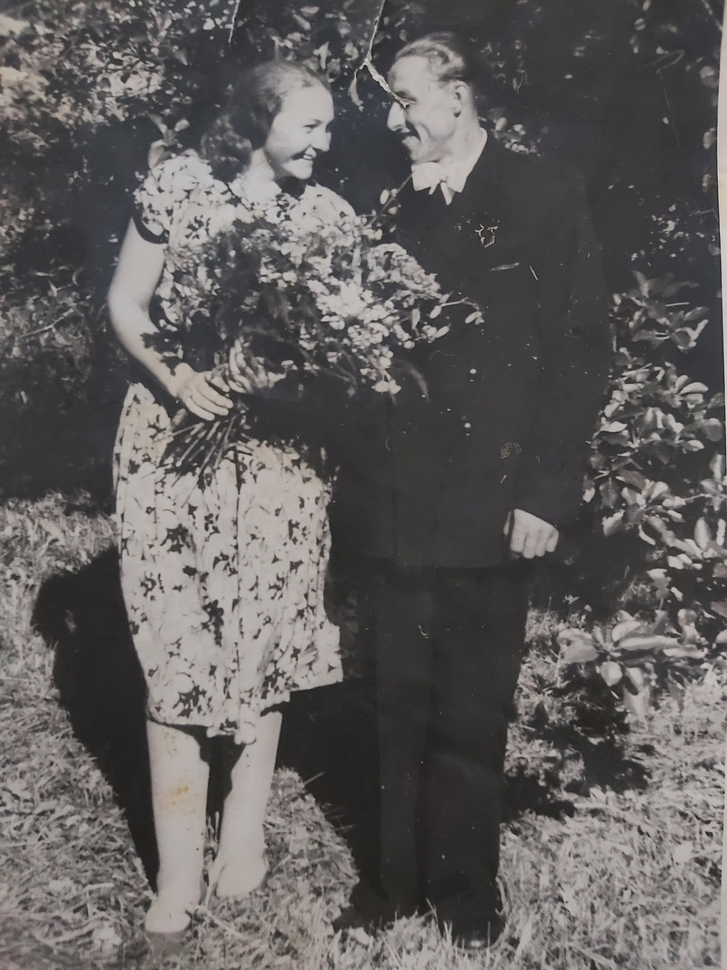
#> input picture old_photo.jpg, 727 x 970 px, shrunk from 3024 x 4032 before the run, given in place of old_photo.jpeg, which was not available
$ python restore.py   (older library calls are emulated)
#> lines starting #> are read from the running program, lines starting #| are printed output that depends on the picture; after the words box and inside, x2 and y2 are one past the last pixel; in counts of white or black regions, pixels touching at a corner belong together; pictures that were not available may be replaced by others from this repository, and a replacement may not be noted
#> in restore_photo, img is the input picture: shape (970, 727, 3); mean B, G, R 92.8, 93.7, 96.5
import cv2
import numpy as np
from scipy import ndimage

def detect_scratches(image, threshold=30):
    # Convert to grayscale if it's a color image
#> called with threshold = 30
    if len(image.shape) == 3:
        gray = cv2.cvtColor(image, cv2.COLOR_BGR2GRAY)
    else:
        gray = image

    # Apply Gaussian blur to reduce noise
    blurred = cv2.GaussianBlur(gray, (5, 5), 0)

    # Use Laplacian filter to detect edges
    laplacian = cv2.Laplacian(blurred, cv2.CV_64F)

    # Convert back to uint8
    laplacian = np.uint8(np.absolute(laplacian))
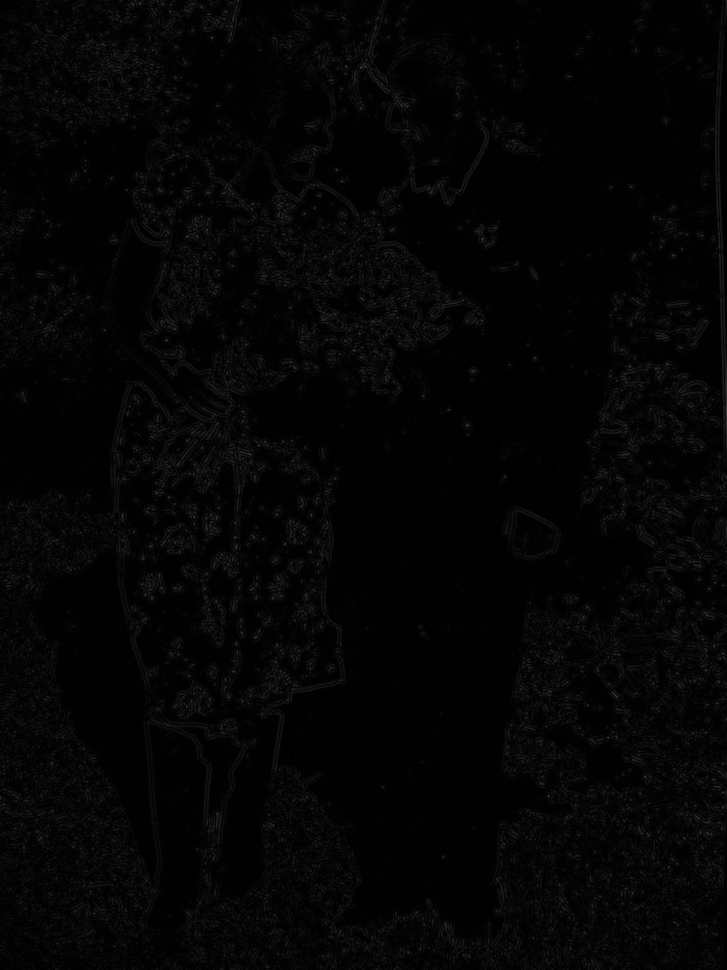
#> laplacian: shape (970, 727); min 0, max 60, mean 4.3

    # Threshold to get binary image
    _, binary = cv2.threshold(laplacian, threshold, 255, cv2.THRESH_BINARY)
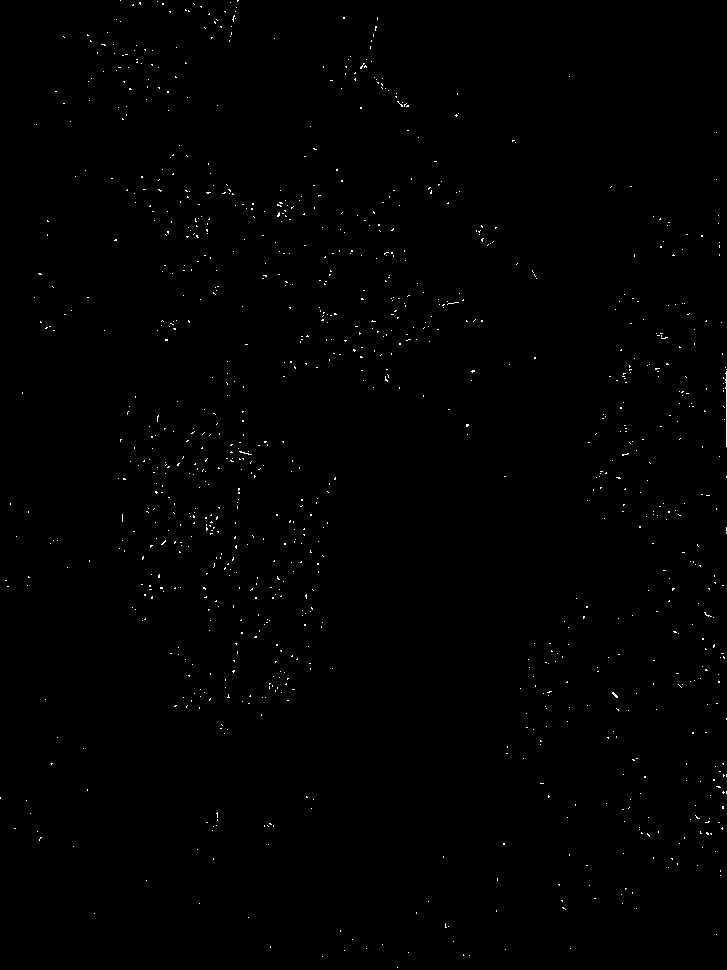
#> binary: shape (970, 727); 0.37% white in thin lines or dots

    # Perform morphological operations to clean up the mask
    kernel = np.ones((3,3), np.uint8)
    mask = cv2.morphologyEx(binary, cv2.MORPH_CLOSE, kernel, iterations=2)
#> mask: shape (970, 727); 0.46% white in thin lines or dots

    return mask

def remove_scratches(image, mask):
    # Dilate the mask to cover the scratch completely
    kernel = np.ones((5,5), np.uint8)
    dilated_mask = cv2.dilate(mask, kernel, iterations=2)
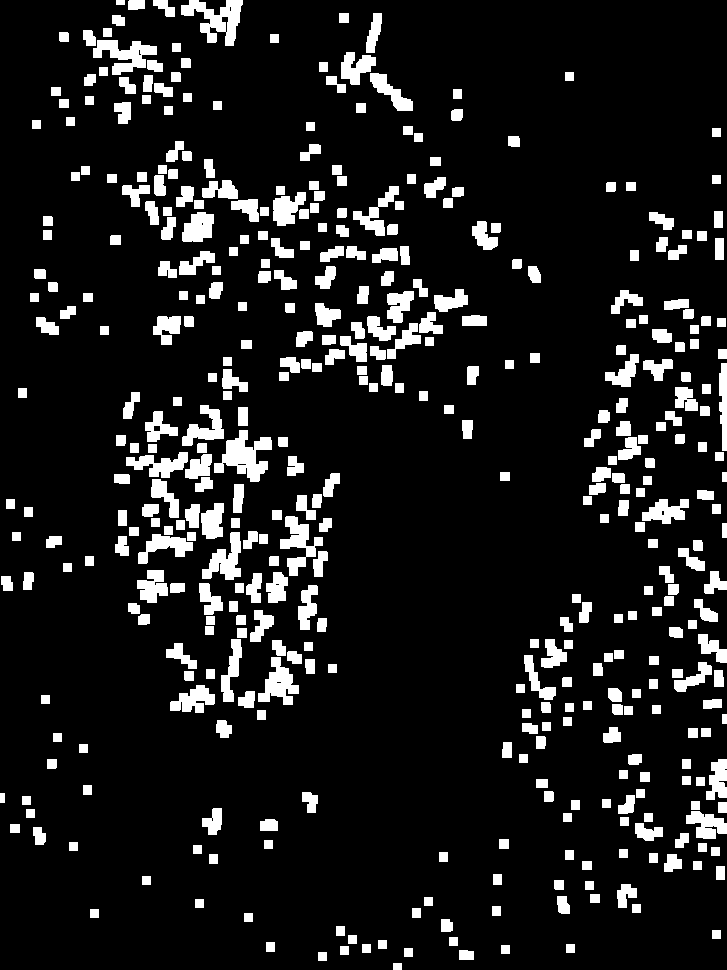
#> dilated_mask: shape (970, 727); 11.2% white; 428 white regions, largest, box (x1, y1, x2, y2) and area: (214, 430, 272, 482) 1495, (181, 0, 243, 46) 1392, (93, 40, 157, 75) 1137

    # Inpaint
    restored = cv2.inpaint(image, dilated_mask, 3, cv2.INPAINT_TELEA)
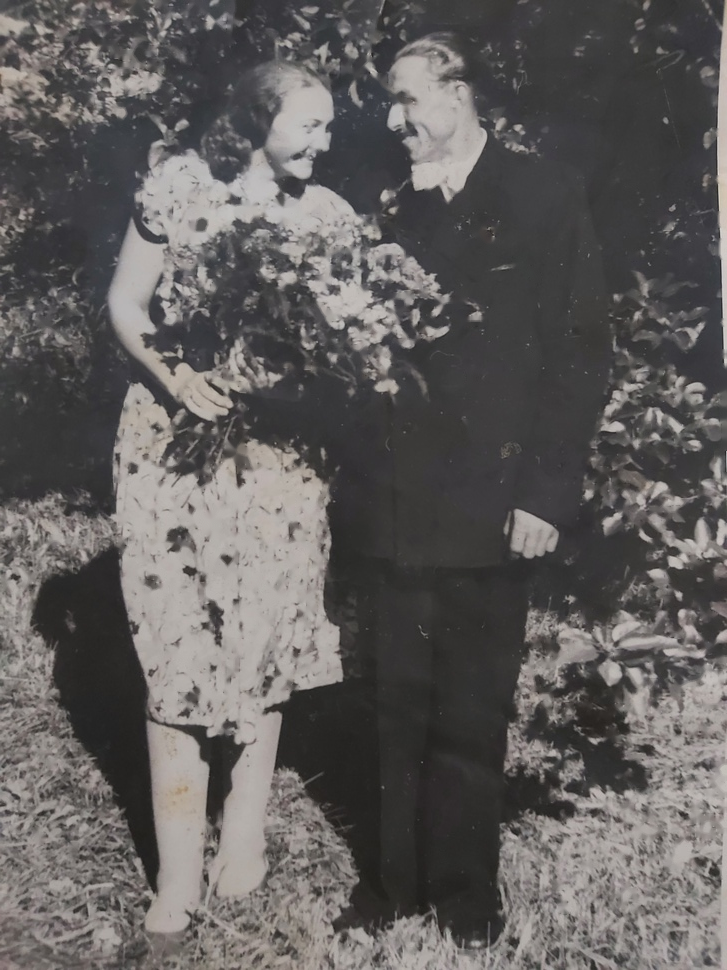
#> restored: shape (970, 727, 3); mean B, G, R 93, 93.9, 96.7

    return restored

def enhance_image(image):
    # Convert to LAB color space
    lab = cv2.cvtColor(image, cv2.COLOR_BGR2LAB)
#> lab: shape (970, 727, 3); mean of channels 0, 1, 2 100.2, 128.9, 128.8

    # Split the LAB image into L, A, and B channels
    l, a, b = cv2.split(lab)
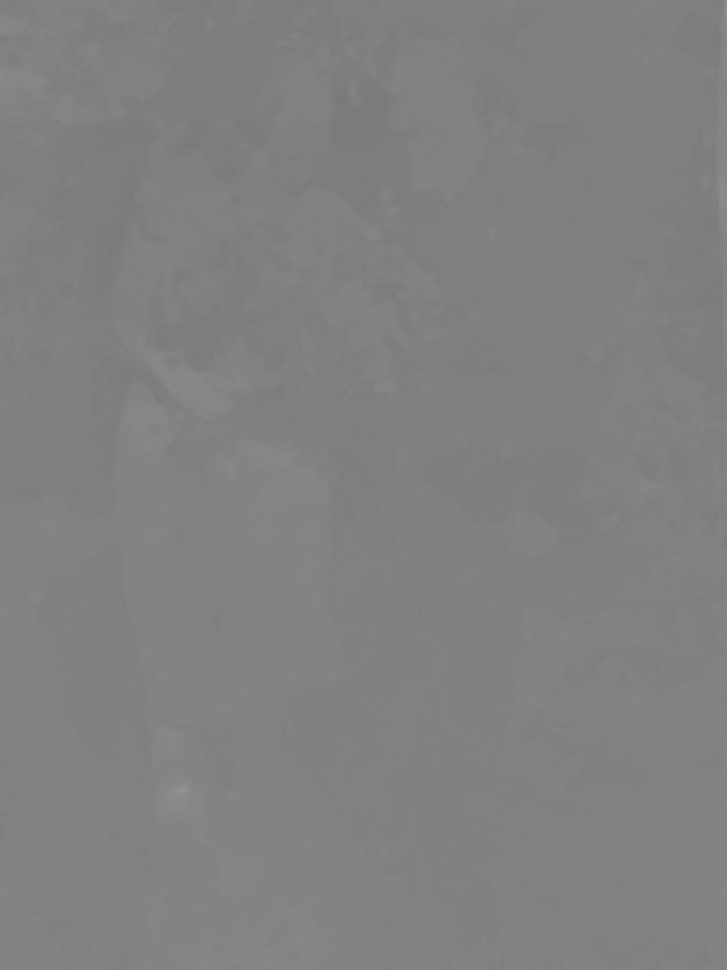
#> b: shape (970, 727); min 122, max 145, mean 128.8

    # Apply CLAHE to L-channel
    clahe = cv2.createCLAHE(clipLimit=3.0, tileGridSize=(8,8))
    cl = clahe.apply(l)
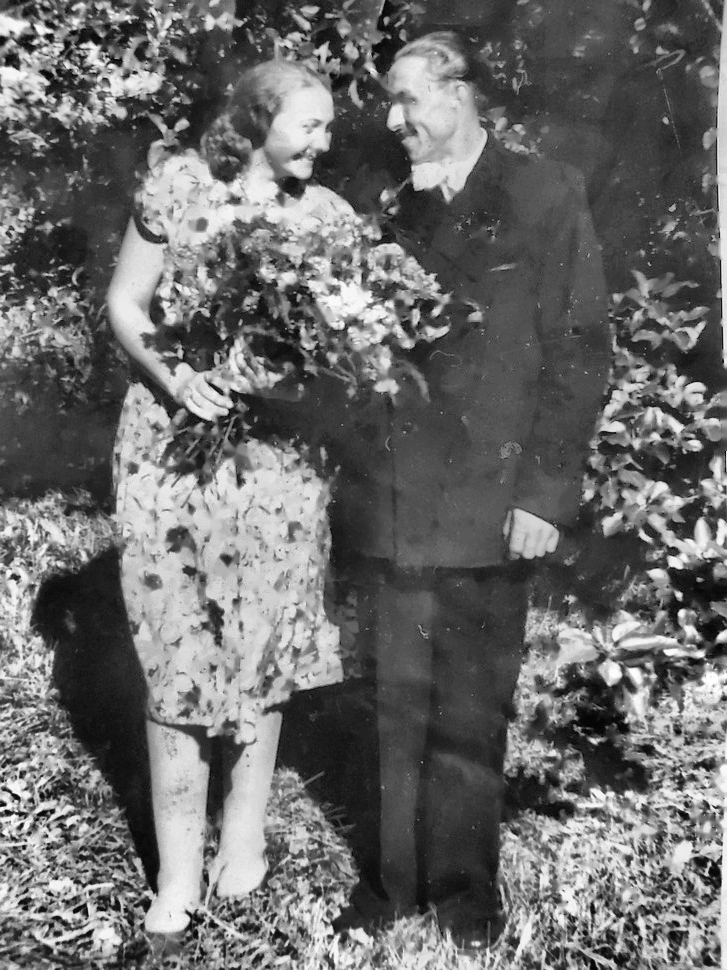
#> cl: shape (970, 727); min 3, max 255, mean 106.7

    # Merge the CLAHE enhanced L-channel with the original A and B channels
    limg = cv2.merge((cl,a,b))
#> limg: shape (970, 727, 3); mean of channels 0, 1, 2 106.7, 128.9, 128.8

    # Convert back to BGR color space
    enhanced = cv2.cvtColor(limg, cv2.COLOR_LAB2BGR)

    return enhanced

def restore_photo(input_path, output_path):
    # Read the image
    img = cv2.imread(input_path)

    # Detect scratches
    scratch_mask = detect_scratches(img)

    # Remove scratches
    restored = remove_scratches(img, scratch_mask)

    # Enhance the image
    enhanced = enhance_image(restored)

    # Save the result
    cv2.imwrite(output_path, enhanced)

    print(f"Restored image saved as {output_path}")

# Usage
restore_photo('old_photo.jpeg', 'restored_photo.jpg')
